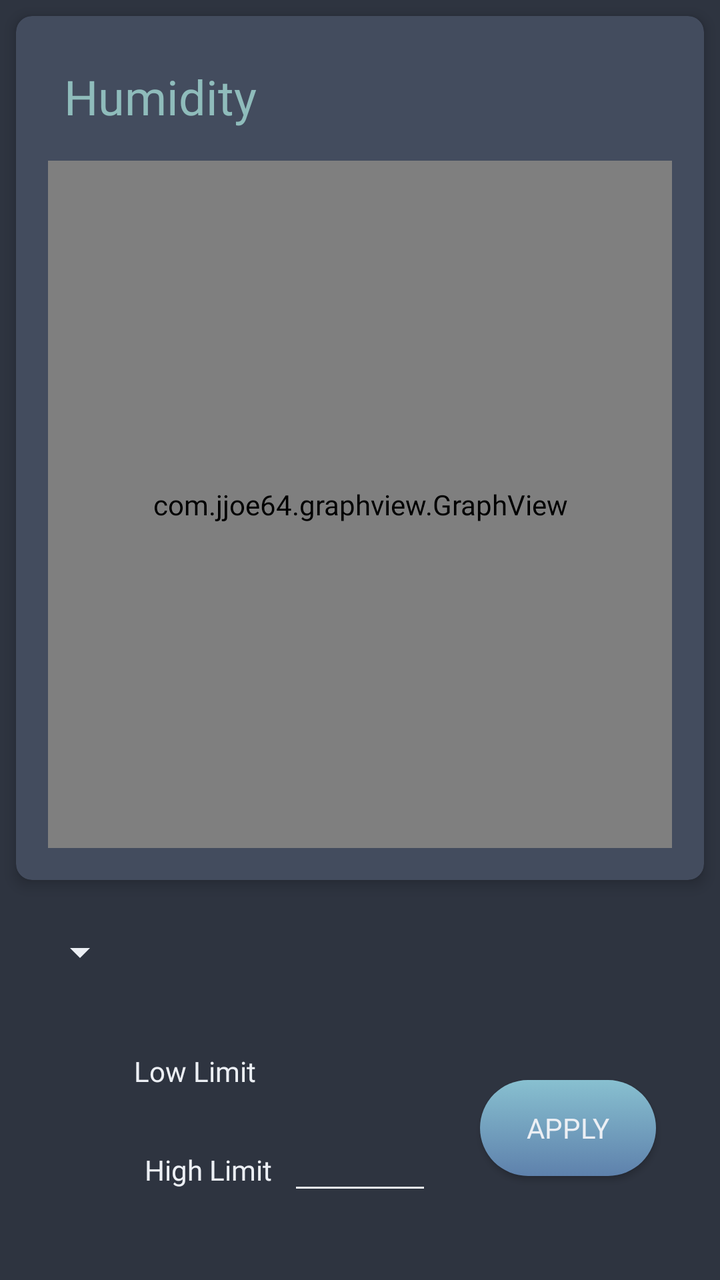
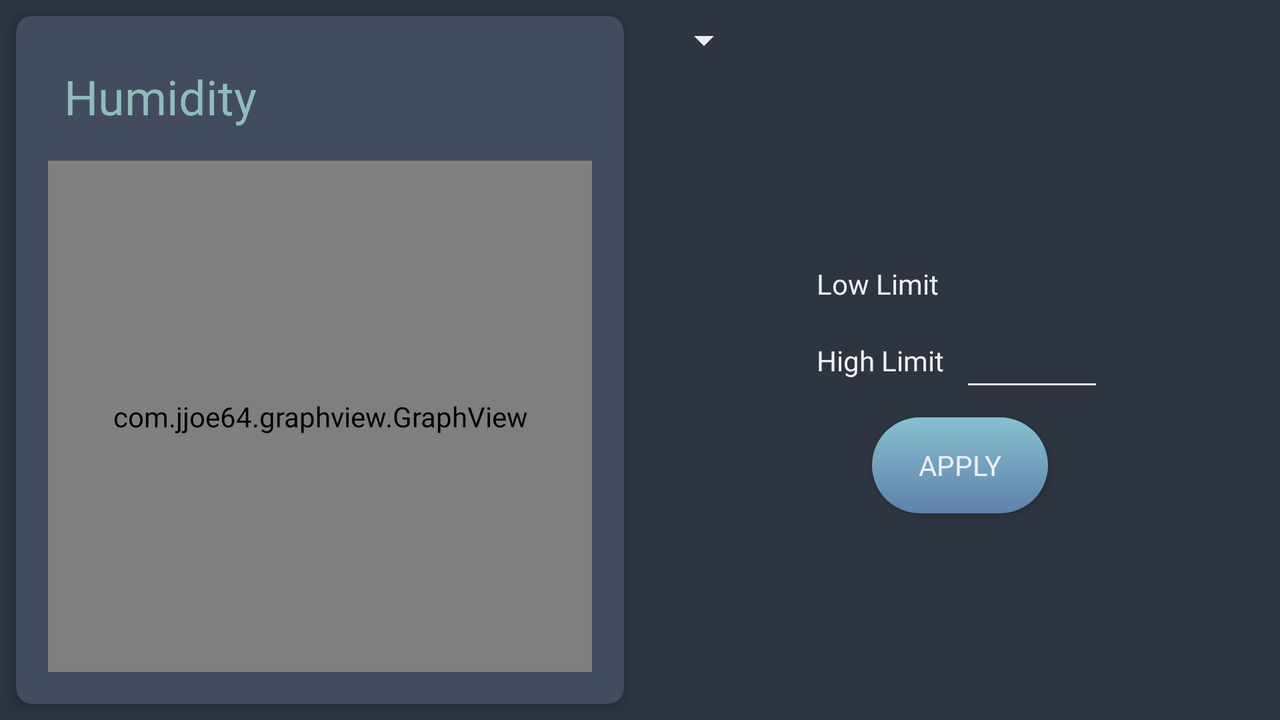

Compare how this app lays out the same screen by default and in its alternative resource folder. The renders come first, then the two layout files and the values they reference.
<!-- AndroidManifest.xml: application theme AppTheme -->
<!-- res/layout/activity_humidity.xml -->
<?xml version="1.0" encoding="utf-8"?>
<androidx.constraintlayout.widget.ConstraintLayout xmlns:android="http://schemas.android.com/apk/res/android"
    xmlns:app="http://schemas.android.com/apk/res-auto"
    xmlns:tools="http://schemas.android.com/tools"
    android:layout_width="match_parent"
    android:layout_height="match_parent"
    tools:context=".view.HumidityActivity">

  <androidx.cardview.widget.CardView
      android:id="@+id/hum_graph_card"
      android:layout_width="match_parent"
      android:layout_height="0dp"
      android:layout_margin="8dp"
      app:cardBackgroundColor="@color/colorPrimaryDark"
      app:cardCornerRadius="8dp"
      app:cardElevation="4dp"
      app:layout_constraintBottom_toBottomOf="@id/guideline_v70"
      app:layout_constraintLeft_toLeftOf="parent"
      app:layout_constraintRight_toRightOf="parent"
      app:layout_constraintStart_toStartOf="parent"
      app:layout_constraintTop_toTopOf="parent">

    <androidx.constraintlayout.widget.ConstraintLayout
        android:id="@+id/card_content"
        android:layout_width="match_parent"
        android:layout_height="match_parent">

      <TextView
          android:id="@+id/hum_graph_title"
          style="@style/TextAppearance.AppCompat.Headline"
          android:layout_width="wrap_content"
          android:layout_height="wrap_content"
          android:layout_margin="24dp"
          android:text="@string/hum_graph_title"
          android:textColor="@color/colorAccent"
          app:layout_constraintLeft_toLeftOf="parent"
          app:layout_constraintTop_toTopOf="parent" />

      <com.jjoe64.graphview.GraphView
          android:id="@+id/hum_graph"
          android:layout_width="match_parent"
          android:layout_height="0dp"
          android:layout_margin="16dp"
          android:background="@color/colorPrimaryDark"

          app:layout_constraintBottom_toBottomOf="parent"
          app:layout_constraintLeft_toLeftOf="parent"
          app:layout_constraintRight_toRightOf="parent"
          app:layout_constraintTop_toBottomOf="@id/hum_graph_title" />
    </androidx.constraintlayout.widget.ConstraintLayout>
  </androidx.cardview.widget.CardView>

  <androidx.constraintlayout.widget.Guideline
      android:id="@+id/guideline_v70"
      android:layout_width="match_parent"
      android:layout_height="match_parent"
      android:orientation="horizontal"
      app:layout_constraintGuide_percent="0.70" />

  <Spinner
      android:id="@+id/spinner_zones"
      android:layout_width="wrap_content"
      android:layout_height="wrap_content"
      android:layout_margin="16dp"
      android:padding="8dp"
      android:popupBackground="@drawable/rounded_spinner_ripple"
      app:layout_constraintLeft_toLeftOf="parent"
      app:layout_constraintTop_toBottomOf="@id/guideline_v70" />

  <TextView
      android:id="@+id/hum_min_lbl"
      android:layout_width="wrap_content"
      android:layout_height="wrap_content"
      android:layout_margin="16dp"
      android:text="@string/lbl_low_limit"
      app:layout_constraintBaseline_toBaselineOf="@id/input_low_limit"
      app:layout_constraintEnd_toStartOf="@+id/input_low_limit"
      app:layout_constraintTop_toTopOf="@+id/input_low_limit" />

  <TextView
      android:id="@+id/input_low_limit"
      android:layout_width="72dp"
      android:layout_height="wrap_content"
      android:layout_margin="8dp"
      app:layout_constraintBottom_toTopOf="@+id/input_high_limit"
      app:layout_constraintEnd_toEndOf="parent"
      app:layout_constraintStart_toStartOf="parent"
      app:layout_constraintTop_toBottomOf="@+id/spinner_zones"
      app:layout_constraintVertical_chainStyle="packed" />

  <TextView
      android:id="@+id/hum_max_lbl"
      android:layout_width="wrap_content"
      android:layout_height="wrap_content"
      android:layout_margin="8dp"
      android:text="@string/lbl_high_limit"
      app:layout_constraintBaseline_toBaselineOf="@id/input_high_limit"
      app:layout_constraintEnd_toStartOf="@+id/input_high_limit"
      app:layout_constraintTop_toTopOf="@+id/input_high_limit" />

  <EditText
      android:id="@+id/input_high_limit"
      android:layout_width="72dp"
      android:layout_height="wrap_content"
      android:layout_margin="8dp"
      android:inputType="numberDecimal"
      android:textColor="@drawable/enableable_text"
      app:layout_constraintBottom_toBottomOf="parent"
      app:layout_constraintEnd_toEndOf="parent"
      app:layout_constraintStart_toStartOf="parent"
      app:layout_constraintTop_toBottomOf="@+id/input_low_limit" />

  <Button
      android:id="@+id/btn_apply_limits"
      android:layout_width="wrap_content"
      android:layout_height="wrap_content"
      android:layout_margin="24dp"
      android:background="@drawable/rounded_btn_ripple"
      android:text="@string/btn_apply_lbl"
      app:layout_constraintBottom_toBottomOf="@+id/input_high_limit"
      app:layout_constraintStart_toEndOf="@+id/input_low_limit"
      app:layout_constraintTop_toTopOf="@+id/input_low_limit" />

</androidx.constraintlayout.widget.ConstraintLayout>
<!-- resources referenced by this layout -->
<resources>
  <color name="colorAccent">#8fbcbb</color>
  <color name="colorPrimaryDark">#434c5e</color>
  <!-- drawable enableable_text (drawable) -->
  <?xml version="1.0" encoding="utf-8"?>
  <selector xmlns:android="http://schemas.android.com/apk/res/android">
    <item android:state_enabled="false" android:color="@color/text_disabled"/>
    <item android:color="@color/text"/>
  </selector>
  <!-- drawable rounded_btn_ripple (drawable) -->
  <?xml version="1.0" encoding="utf-8"?>
  <ripple xmlns:android="http://schemas.android.com/apk/res/android"
      xmlns:tools="http://schemas.android.com/tools"
      android:color="?android:colorControlHighlight"
      tools:ignore="NewApi">
    <item android:drawable="@drawable/rounded_btn_style"/>
  </ripple>
  <!-- drawable rounded_spinner_ripple (drawable) -->
  <?xml version="1.0" encoding="utf-8"?>
  <ripple xmlns:android="http://schemas.android.com/apk/res/android"
      xmlns:tools="http://schemas.android.com/tools"
      android:color="?android:colorControlHighlight"
      tools:ignore="NewApi">
    <item android:drawable="@drawable/rounded_spinner_bg"/>
  </ripple>
  <string name="btn_apply_lbl">APPLY</string>
  <string name="hum_graph_title">Humidity</string>
  <string name="lbl_high_limit">High Limit</string>
  <string name="lbl_low_limit">Low Limit</string>
  <style name="AppTheme" parent="Theme.AppCompat.Light.DarkActionBar">
      
      <item name="colorPrimary">@color/colorPrimary</item>
      <item name="colorPrimaryDark">@color/colorPrimaryDark</item>
      <item name="colorAccent">@color/colorAccent</item>
      <item name="android:windowBackground">@drawable/window_background</item>
      <item name="android:textColor">@color/text</item>
      <item name="fontFamily">@font/source_code_pro</item>
      <item name="android:fontFamily">@font/source_code_pro</item>
      <item name="colorControlNormal">@color/text</item>
    </style>
  <color name="text_disabled">#d8dee9</color>
  <color name="text">#eceff4</color>
  <!-- drawable rounded_spinner_bg (drawable) -->
  <?xml version="1.0" encoding="utf-8"?>
  <selector xmlns:tools="http://schemas.android.com/tools" xmlns:android="http://schemas.android.com/apk/res/android">
    <item android:state_pressed="true">
      <shape android:shape="rectangle">
        <corners android:radius="3dp" />
        <solid android:color="@color/colorPrimary"/>
      </shape>
    </item>
    <item android:state_focused="true">
      <shape android:shape="rectangle">
        <corners android:radius="3dp" />
        <solid android:color="@color/colorPrimary"/>
      </shape>
    </item>
    <item>
      <shape android:shape="rectangle">
        <corners android:radius="3dp" />
        <solid android:color="@color/colorPrimary"/>
      </shape>
    </item>
  </selector>
  <color name="colorPrimary">#4c566a</color>
  <!-- drawable window_background (drawable) -->
  <?xml version="1.0" encoding="utf-8"?>
  <shape xmlns:android="http://schemas.android.com/apk/res/android"
      android:shape="rectangle">
    <solid android:color="@color/window_background" />
  </shape>
  <color name="window_background">#2e3440</color>
</resources>
<!-- res/layout-land/activity_humidity.xml (the repository's variant of the layout above) -->
<!-- drawn on the phone turned sideways -->
<?xml version="1.0" encoding="utf-8"?>
<androidx.constraintlayout.widget.ConstraintLayout xmlns:android="http://schemas.android.com/apk/res/android"
    xmlns:app="http://schemas.android.com/apk/res-auto"
    xmlns:tools="http://schemas.android.com/tools"
    android:layout_width="match_parent"
    android:layout_height="match_parent"
    tools:context=".view.HumidityActivity">

  <androidx.cardview.widget.CardView
      android:id="@+id/hum_graph_card"
      android:layout_width="0dp"
      android:layout_height="match_parent"
      android:layout_margin="8dp"
      app:cardBackgroundColor="@color/colorPrimaryDark"
      app:cardCornerRadius="8dp"
      app:cardElevation="4dp"
      app:layout_constraintBottom_toBottomOf="parent"
      app:layout_constraintLeft_toLeftOf="parent"
      app:layout_constraintRight_toRightOf="@id/guideline_h50"
      app:layout_constraintTop_toTopOf="parent">

    <androidx.constraintlayout.widget.ConstraintLayout
        android:id="@+id/card_content"
        android:layout_width="match_parent"
        android:layout_height="match_parent">

      <TextView
          android:id="@+id/hum_graph_title"
          style="@style/TextAppearance.AppCompat.Headline"
          android:layout_width="wrap_content"
          android:layout_height="wrap_content"
          android:layout_margin="24dp"
          android:text="@string/hum_graph_title"
          android:textColor="@color/colorAccent"
          app:layout_constraintLeft_toLeftOf="parent"
          app:layout_constraintTop_toTopOf="parent" />

      <com.jjoe64.graphview.GraphView
          android:id="@+id/hum_graph"
          android:layout_width="match_parent"
          android:layout_height="0dp"
          android:layout_margin="16dp"
          android:background="@color/colorPrimaryDark"

          app:layout_constraintBottom_toBottomOf="parent"
          app:layout_constraintLeft_toLeftOf="parent"
          app:layout_constraintRight_toRightOf="parent"
          app:layout_constraintTop_toBottomOf="@id/hum_graph_title" />
    </androidx.constraintlayout.widget.ConstraintLayout>
  </androidx.cardview.widget.CardView>

  <androidx.constraintlayout.widget.Guideline
      android:id="@+id/guideline_h50"
      android:layout_width="match_parent"
      android:layout_height="match_parent"
      android:orientation="vertical"
      app:layout_constraintGuide_percent="0.50" />

  <Spinner
      android:id="@+id/spinner_zones"
      android:layout_width="wrap_content"
      android:layout_height="wrap_content"
      android:layout_marginStart="8dp"
      android:layout_marginLeft="8dp"
      android:layout_marginTop="8dp"
      android:padding="8dp"
      android:popupBackground="@drawable/rounded_spinner_ripple"
      app:layout_constraintStart_toStartOf="@+id/guideline_h50"
      app:layout_constraintTop_toTopOf="parent" />

  <TextView
      android:id="@+id/hum_min_lbl"
      android:layout_width="wrap_content"
      android:layout_height="wrap_content"
      android:text="@string/lbl_low_limit"
      app:layout_constraintBottom_toBottomOf="@+id/input_low_limit"
      app:layout_constraintEnd_toStartOf="@+id/input_low_limit"
      app:layout_constraintHorizontal_chainStyle="packed"
      app:layout_constraintStart_toStartOf="@+id/hum_max_lbl"
      app:layout_constraintTop_toTopOf="@+id/input_low_limit"/>

  <TextView
      android:id="@+id/input_low_limit"
      android:layout_width="72dp"
      android:layout_height="wrap_content"
      android:layout_margin="8dp"
      app:layout_constraintBottom_toTopOf="@+id/input_high_limit"
      app:layout_constraintStart_toEndOf="@+id/hum_min_lbl" />

  <TextView
      android:id="@+id/hum_max_lbl"
      android:layout_width="wrap_content"
      android:layout_height="wrap_content"
      android:layout_marginStart="8dp"
      android:layout_marginLeft="8dp"
      android:layout_marginEnd="8dp"
      android:layout_marginRight="8dp"
      android:text="@string/lbl_high_limit"
      app:layout_constraintBottom_toBottomOf="@+id/input_high_limit"
      app:layout_constraintEnd_toStartOf="@+id/input_high_limit"
      app:layout_constraintHorizontal_chainStyle="packed"
      app:layout_constraintStart_toEndOf="@+id/hum_graph_card"
      app:layout_constraintStart_toStartOf="@+id/guideline_h50"
      app:layout_constraintTop_toTopOf="@+id/input_high_limit"/>

  <EditText
      android:id="@+id/input_high_limit"
      android:layout_width="72dp"
      android:layout_height="wrap_content"
      android:layout_marginEnd="8dp"
      android:layout_marginRight="8dp"
      android:inputType="numberDecimal"
      android:textColor="@drawable/enableable_text"
      app:layout_constraintBottom_toBottomOf="parent"
      app:layout_constraintEnd_toEndOf="parent"
      app:layout_constraintStart_toEndOf="@+id/hum_max_lbl"
      app:layout_constraintTop_toTopOf="parent" />

  <Button
      android:id="@+id/btn_apply_limits"
      android:layout_width="wrap_content"
      android:layout_height="wrap_content"
      android:layout_marginStart="8dp"
      android:layout_marginLeft="8dp"
      android:layout_marginTop="8dp"
      android:layout_marginEnd="8dp"
      android:layout_marginRight="8dp"
      android:background="@drawable/rounded_btn_ripple"
      android:text="@string/btn_apply_lbl"
      app:layout_constraintEnd_toEndOf="parent"
      app:layout_constraintStart_toStartOf="@+id/guideline_h50"
      app:layout_constraintTop_toBottomOf="@+id/input_high_limit" />

</androidx.constraintlayout.widget.ConstraintLayout>
